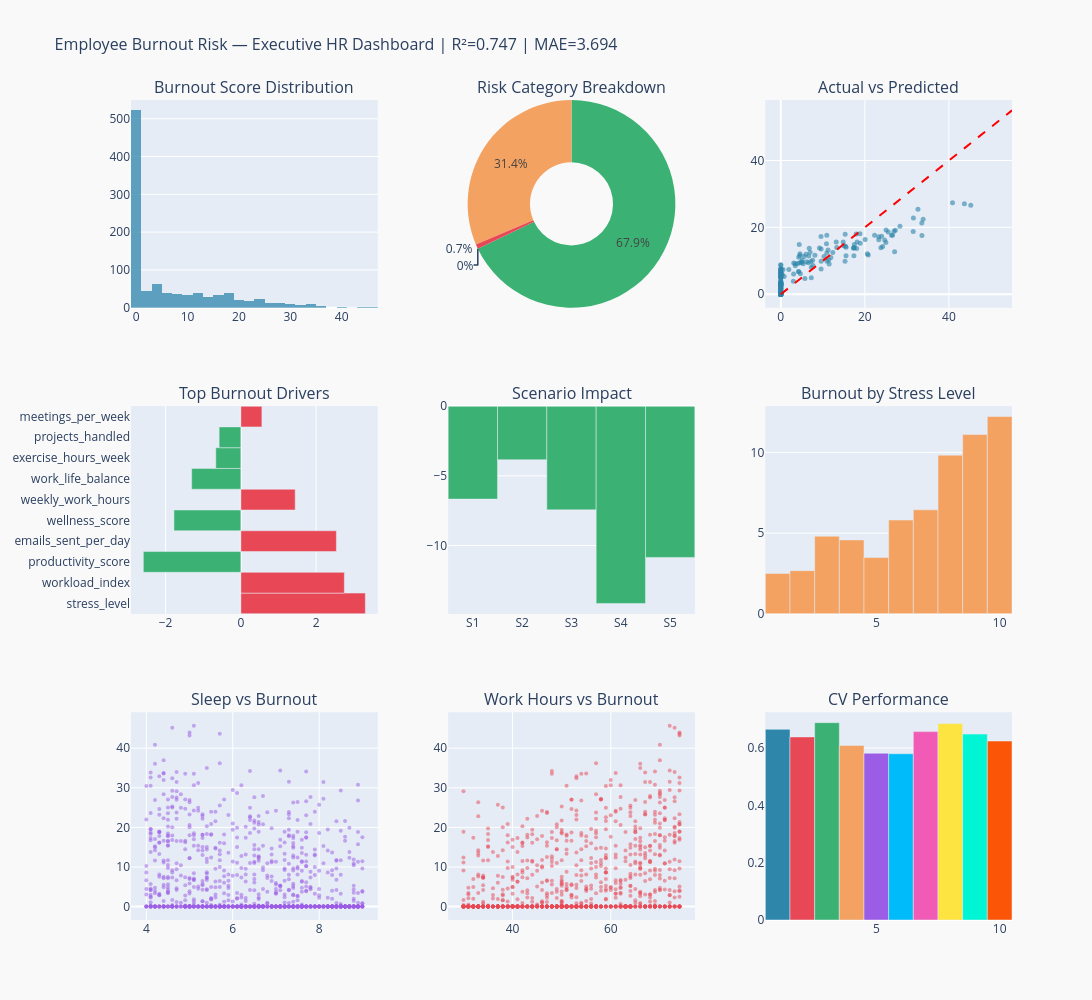

The notebook cell this image was saved under:
### Markdown cell above
---
<a id='phase7'></a>
# 📊 Phase 7: Executive HR Dashboard (Plotly)
> An interactive Plotly dashboard for HR leadership to monitor burnout risk in real-time.

### Code cell
# ── Build the interactive Plotly Dashboard ──────────────────────────
df_dash = df_model.copy()
df_dash['predicted_burnout'] = np.clip(lr_model.predict(scaler.transform(df_dash[all_features])), 0, 100)
df_dash['risk_level'] = pd.cut(df_dash['predicted_burnout'],
                                bins=[-0.001, 10, 25, 45, 100],
                                labels=['Low', 'Moderate', 'High', 'Critical'])

fig = make_subplots(
    rows=3, cols=3,
    specs=[[{"type":"xy"},{"type":"domain"},{"type":"xy"}],
           [{"type":"xy"},{"type":"xy"},{"type":"xy"}],
           [{"type":"xy"},{"type":"xy"},{"type":"xy"}]],
    subplot_titles=(
        'Burnout Score Distribution', 'Risk Category Breakdown',
        'Actual vs Predicted', 'Top Burnout Drivers',
        'Scenario Impact', 'Burnout by Stress Level',
        'Sleep vs Burnout', 'Work Hours vs Burnout', 'CV Performance'
    ),
    vertical_spacing=0.12, horizontal_spacing=0.08
)

fig.add_trace(go.Histogram(x=df_dash['burnout_risk_score'].tolist(), nbinsx=40,
    marker_color='#2E86AB', opacity=0.75, name='Burnout Dist'), row=1, col=1)

risk_c = df_dash['risk_level'].value_counts()
fig.add_trace(go.Pie(labels=risk_c.index.tolist(), values=risk_c.values.tolist(),
    marker_colors=['#3BB273','#F4A261','#E84855','#9B5DE5'], hole=0.4), row=1, col=2)

fig.add_trace(go.Scatter(x=y_test.tolist(), y=y_pred_test.tolist(), mode='markers',
    marker=dict(color='#2E86AB', size=5, opacity=0.6)), row=1, col=3)
fig.add_trace(go.Scatter(x=[0,55], y=[0,55], mode='lines',
    line=dict(color='red', dash='dash')), row=1, col=3)

top10 = coef_df.head(10)
fig.add_trace(go.Bar(x=top10['Coefficient'].tolist(), y=top10['Feature'].tolist(), orientation='h',
    marker_color=['#E84855' if c > 0 else '#3BB273' for c in top10['Coefficient']]), row=2, col=1)

fig.add_trace(go.Bar(x=[s['Scenario'].split(':')[0] for s in scenarios],
    y=[s['Percentage Change'] for s in scenarios],
    marker_color=['#3BB273' if v < 0 else '#E84855' for v in [s['Percentage Change'] for s in scenarios]]), row=2, col=2)

sg = df_dash.groupby('stress_level')['burnout_risk_score'].mean().reset_index()
fig.add_trace(go.Bar(x=sg['stress_level'].tolist(), y=sg['burnout_risk_score'].tolist(),
    marker_color='#F4A261'), row=2, col=3)

fig.add_trace(go.Scatter(x=df_dash['sleep_hours'].tolist(), y=df_dash['burnout_risk_score'].tolist(),
    mode='markers', marker=dict(color='#9B5DE5', size=4, opacity=0.5)), row=3, col=1)

fig.add_trace(go.Scatter(x=df_dash['weekly_work_hours'].tolist(), y=df_dash['burnout_risk_score'].tolist(),
    mode='markers', marker=dict(color='#E84855', size=4, opacity=0.5)), row=3, col=2)

fig.add_trace(go.Bar(x=list(range(1,11)), y=cv_scores.tolist(),
    marker_color=PALETTE[:10]), row=3, col=3)

fig.update_layout(
    height=1000, width=1350,
    title_text=f'Employee Burnout Risk — Executive HR Dashboard | R²={r2:.3f} | MAE={mae:.3f}',
    title_font_size=16, showlegend=False,
    paper_bgcolor='#f9f9f9'
)

fig.write_html('../outputs/executive_dashboard.html')
print("✅ Interactive dashboard saved → outputs/executive_dashboard.html")
fig.show()

### Figure 1 — Plotly figure (JSON) as saved in the notebook; plotly's stock layout.template omitted (floating-point values rounded to 4 significant figures; data arrays with more than 128 entries replaced by an {"elided": "..."} marker saying what was removed)
{"data": [{"marker": {"color": "#2E86AB"}, "name": "Burnout Dist", "nbinsx": 40, "opacity": 0.75, "type": "histogram", "x": {"elided": "1000 float values"}, "xaxis": "x", "yaxis": "y"}, {"domain": {"x": [0.36, 0.64], "y": [0.7467, 1.0]}, "hole": 0.4, "labels": ["Low", "Moderate", "High", "Critical"], "marker": {"colors": ["#3BB273", "#F4A261", "#E84855", "#9B5DE5"]}, "type": "pie", "values": [679, 314, 7, 0]}, {"marker": {"color": "#2E86AB", "opacity": 0.6, "size": 5}, "mode": "markers", "type": "scatter", "x": {"elided": "200 float values"}, "xaxis": "x2", "y": {"elided": "200 float values"}, "yaxis": "y2"}, {"line": {"color": "red", "dash": "dash"}, "mode": "lines", "type": "scatter", "x": [0, 55], "xaxis": "x2", "y": [0, 55], "yaxis": "y2"}, {"marker": {"color": ["#E84855", "#E84855", "#3BB273", "#E84855", "#3BB273", "#E84855", "#3BB273", "#3BB273", "#3BB273", "#E84855"]}, "orientation": "h", "type": "bar", "x": [3.309, 2.751, -2.592, 2.539, -1.778, 1.444, -1.307, -0.6655, -0.5774, 0.5598], "xaxis": "x3", "y": ["stress_level", "workload_index", "productivity_score", "emails_sent_per_day", "wellness_score", "weekly_work_hours", "work_life_balance", "exercise_hours_week", "projects_handled", "meetings_per_week"], "yaxis": "y3"}, {"marker": {"color": ["#3BB273", "#3BB273", "#3BB273", "#3BB273", "#3BB273"]}, "type": "bar", "x": ["S1", "S2", "S3", "S4", "S5"], "xaxis": "x4", "y": [-6.673, -3.845, -7.444, -14.16, -10.86], "yaxis": "y4"}, {"marker": {"color": "#F4A261"}, "type": "bar", "x": [1, 2, 3, 4, 5, 6, 7, 8, 9, 10], "xaxis": "x5", "y": [2.501, 2.677, 4.807, 4.579, 3.49, 5.812, 6.442, 9.829, 11.1, 12.22], "yaxis": "y5"}, {"marker": {"color": "#9B5DE5", "opacity": 0.5, "size": 4}, "mode": "markers", "type": "scatter", "x": {"elided": "1000 float values"}, "xaxis": "x6", "y": {"elided": "1000 float values"}, "yaxis": "y6"}, {"marker": {"color": "#E84855", "opacity": 0.5, "size": 4}, "mode": "markers", "type": "scatter", "x": {"elided": "1000 int values"}, "xaxis": "x7", "y": {"elided": "1000 float values"}, "yaxis": "y7"}, {"marker": {"color": ["#2E86AB", "#E84855", "#3BB273", "#F4A261", "#9B5DE5", "#00BBF9", "#F15BB5", "#FEE440", "#00F5D4", "#FB5607"]}, "type": "bar", "x": [1, 2, 3, 4, 5, 6, 7, 8, 9, 10], "xaxis": "x8", "y": [0.6652, 0.6386, 0.6885, 0.6091, 0.5818, 0.58, 0.6573, 0.6852, 0.6486, 0.6243], "yaxis": "y8"}], "layout": {"annotations": [{"font": {"size": 16}, "showarrow": false, "text": "Burnout Score Distribution", "x": 0.14, "xanchor": "center", "xref": "paper", "y": 1.0, "yanchor": "bottom", "yref": "paper"}, {"font": {"size": 16}, "showarrow": false, "text": "Risk Category Breakdown", "x": 0.5, "xanchor": "center", "xref": "paper", "y": 1.0, "yanchor": "bottom", "yref": "paper"}, {"font": {"size": 16}, "showarrow": false, "text": "Actual vs Predicted", "x": 0.86, "xanchor": "center", "xref": "paper", "y": 1.0, "yanchor": "bottom", "yref": "paper"}, {"font": {"size": 16}, "showarrow": false, "text": "Top Burnout Drivers", "x": 0.14, "xanchor": "center", "xref": "paper", "y": 0.6267, "yanchor": "bottom", "yref": "paper"}, {"font": {"size": 16}, "showarrow": false, "text": "Scenario Impact", "x": 0.5, "xanchor": "center", "xref": "paper", "y": 0.6267, "yanchor": "bottom", "yref": "paper"}, {"font": {"size": 16}, "showarrow": false, "text": "Burnout by Stress Level", "x": 0.86, "xanchor": "center", "xref": "paper", "y": 0.6267, "yanchor": "bottom", "yref": "paper"}, {"font": {"size": 16}, "showarrow": false, "text": "Sleep vs Burnout", "x": 0.14, "xanchor": "center", "xref": "paper", "y": 0.2533, "yanchor": "bottom", "yref": "paper"}, {"font": {"size": 16}, "showarrow": false, "text": "Work Hours vs Burnout", "x": 0.5, "xanchor": "center", "xref": "paper", "y": 0.2533, "yanchor": "bottom", "yref": "paper"}, {"font": {"size": 16}, "showarrow": false, "text": "CV Performance", "x": 0.86, "xanchor": "center", "xref": "paper", "y": 0.2533, "yanchor": "bottom", "yref": "paper"}], "height": 1000, "paper_bgcolor": "#f9f9f9", "showlegend": false, "title": {"font": {"size": 16}, "text": "Employee Burnout Risk — Executive HR Dashboard | R²=0.747 | MAE=3.694"}, "width": 1350, "xaxis": {"anchor": "y", "domain": [0.0, 0.28]}, "xaxis2": {"anchor": "y2", "domain": [0.72, 1.0]}, "xaxis3": {"anchor": "y3", "domain": [0.0, 0.28]}, "xaxis4": {"anchor": "y4", "domain": [0.36, 0.64]}, "xaxis5": {"anchor": "y5", "domain": [0.72, 1.0]}, "xaxis6": {"anchor": "y6", "domain": [0.0, 0.28]}, "xaxis7": {"anchor": "y7", "domain": [0.36, 0.64]}, "xaxis8": {"anchor": "y8", "domain": [0.72, 1.0]}, "yaxis": {"anchor": "x", "domain": [0.7467, 1.0]}, "yaxis2": {"anchor": "x2", "domain": [0.7467, 1.0]}, "yaxis3": {"anchor": "x3", "domain": [0.3733, 0.6267]}, "yaxis4": {"anchor": "x4", "domain": [0.3733, 0.6267]}, "yaxis5": {"anchor": "x5", "domain": [0.3733, 0.6267]}, "yaxis6": {"anchor": "x6", "domain": [0.0, 0.2533]}, "yaxis7": {"anchor": "x7", "domain": [0.0, 0.2533]}, "yaxis8": {"anchor": "x8", "domain": [0.0, 0.2533]}}}
